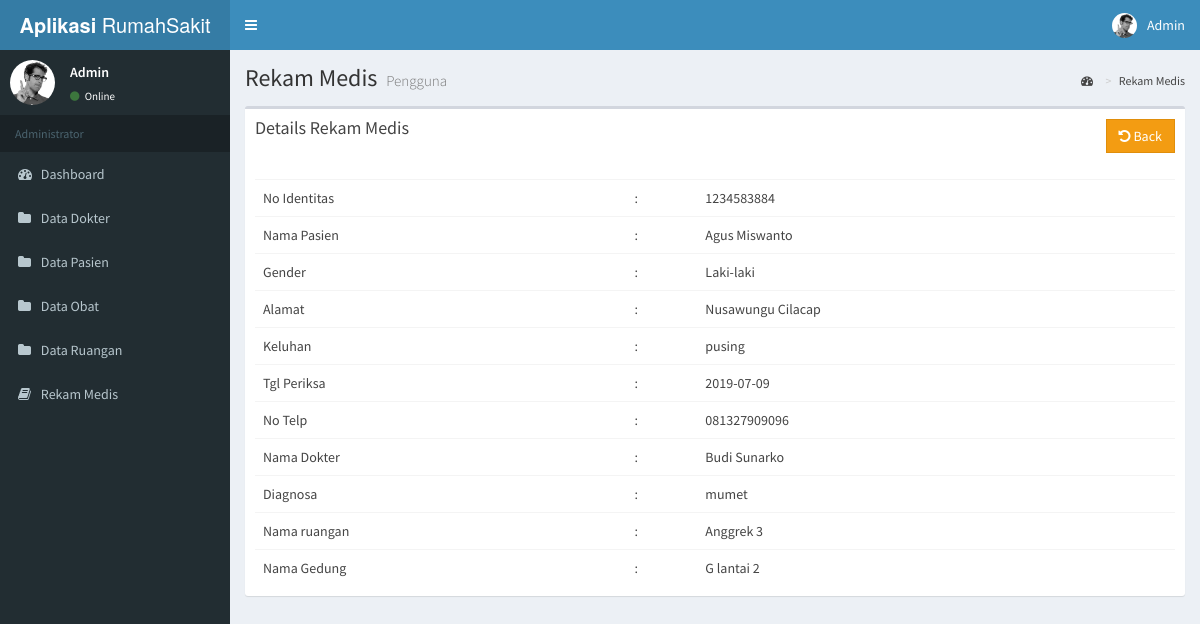
Page /rekammedis/view/1 on the committed database.
### tables this page shows
CREATE TABLE `tb_user` (
  `user_id` int(11) NOT NULL,
  `username` varchar(40) NOT NULL,
  `password` varchar(40) NOT NULL,
  `name` varchar(100) NOT NULL,
  `address` varchar(200) DEFAULT NULL,
  `level` int(1) NOT NULL COMMENT '1:admin, 2:user'
);

CREATE TABLE `tb_rekammedis` (
  `id_rm` int(11) NOT NULL,
  `id_pasien` int(11) NOT NULL,
  `keluhan` varchar(50) NOT NULL,
  `id_dokter` int(11) NOT NULL,
  `diagnosa` varchar(50) NOT NULL,
  `id_ruangan` int(11) NOT NULL,
  `tgl_periksa` date NOT NULL
);

CREATE TABLE `tb_pasien` (
  `id_pasien` int(11) NOT NULL,
  `nomor_identitas` varchar(30) NOT NULL,
  `nama_pasien` varchar(50) NOT NULL,
  `jenis_kelamin` enum('Laki-laki','Perempuan') NOT NULL,
  `alamat` varchar(50) NOT NULL,
  `no_telp` varchar(15) NOT NULL
);

CREATE TABLE `tb_dokter` (
  `id_dokter` int(11) NOT NULL,
  `nama_dokter` varchar(50) NOT NULL,
  `spesialis` varchar(50) NOT NULL,
  `alamat` varchar(50) NOT NULL,
  `no_telp` varchar(15) NOT NULL
);

CREATE TABLE `tb_ruangan` (
  `id_ruangan` int(11) NOT NULL,
  `nama_ruangan` varchar(50) NOT NULL,
  `gedung` varchar(50) NOT NULL
);

### application/libraries/Template.php (called while the page is built)
<?php
Class Template {
    var $template_data = array();
    function set($name, $value)
    {
        $this->template_data[$name] = $value;
    }
    function load($template = '', $view = '', $view_data = array(), $return =FALSE)
    {
        $this->CI =& get_instance();
        $this->set('contents', $this->CI->load->view($view, $view_data, TRUE));
        return $this->CI->load->view($template, $this->template_data, $return);
    }
}

### application/controllers/Rekammedis.php (called while the page is built, shortened)
<?php
class Rekammedis extends CI_Controller {
	public function view($id_rm)
	{
		$data['rekammedis'] = $this->rekammedis_m->getOne($id_rm);
		$this->template->load('template', 'rekammedis/rekammedis_view',$data);
	}
}

### index.php (called while the page is built, shortened)
<?php
require_once BASEPATH.'core/CodeIgniter.php';

### application/models/Rekammedis_m.php (called while the page is built, shortened)
<?php
class Rekammedis_m extends CI_Model {
     public function getOne($id_rm){
     $this->db->join('tb_pasien','tb_pasien.id_pasien=tb_rekammedis.id_pasien');
     $this->db->join('tb_dokter','tb_dokter.id_dokter=tb_rekammedis.id_dokter');
     $this->db->join('tb_ruangan','tb_ruangan.id_ruangan=tb_rekammedis.id_ruangan');
     $this->db->where(['id_rm'=>$id_rm]);
      $query = $this->db->get('tb_rekammedis');
      return $query->row_array();
    }
}

### application/libraries/Fungsi.php (called while the page is built, shortened)
<?php
class Fungsi
{
    protected $ci;
    function __construct(){
        $this->ci =& get_instance();
    }
    function user_login(){
        $user_id = $this->ci->session->userdata('userid');
        $user_data = $this->ci->user_m->get($user_id)->row();
        return $user_data;
    }
}

### application/models/User_m.php (called while the page is built, shortened)
<?php
class User_m extends CI_Model {
    public function get($id = null){
        $this->db->from('tb_user');
        $query = $this->db->get();
        return $query;
    }
}

### application/views/rekammedis/rekammedis_view.php (the view)
<section class="content-header">
	<h1>
		Rekam Medis
		<small>Pengguna</small>
	</h1>
	<ol class="breadcrumb">
		<li><a href="#"><i class="fa fa-dashboard"></i> </a></li>
		<li><a href="#">Rekam Medis</a></li>
	</ol>
</section>
<section class="content">
	<div class="box">
		<div class="box-header">
			<h3 class="box-title">Details Rekam Medis</h3>
			<div class="pull-right">
				<a href="<?=site_url('rekammedis')?>" class="btn btn-warning btn-flat">
					<i class="fa fa-undo"></i> Back
				</a>
			</div>
      <br>
      <br>
      <br>
			<div class="box-body table-responsive no-padding">
				<table class="table table-hover">
					<tr>
						<td>No Identitas</td>
						<td>:</td>
						<td><?php echo $rekammedis['nomor_identitas'] ?></td>
					</tr>
					<tr>
						<td>Nama Pasien</td>
						<td>:</td>
						<td><?php echo $rekammedis['nama_pasien'] ?></td>
					</tr>
					<tr>
						<td>Gender</td>
						<td>:</td>
						<td><?php echo $rekammedis['jenis_kelamin'] ?></td>
					</tr>
					<tr>
						<td>Alamat</td>
						<td>:</td>
						<td><?php echo $rekammedis['alamat'] ?></td>
					</tr>
					<tr>
						<td>Keluhan</td>
						<td>:</td>
						<td><?php echo $rekammedis['keluhan'] ?></td>
					</tr>
					<tr>
						<td>Tgl Periksa</td>
						<td>:</td>
						<td><?php echo $rekammedis['tgl_periksa'] ?></td>
					</tr>
					<tr>
						<td>No Telp</td>
						<td>:</td>
						<td><?php echo $rekammedis['no_telp'] ?></td>
					</tr>
          	<tr>
						<td>Nama Dokter</td>
						<td>:</td>
						<td><?php echo $rekammedis['nama_dokter'] ?></td>
					</tr>
          	<tr>
						<td>Diagnosa</td>
						<td>:</td>
						<td><?php echo $rekammedis['diagnosa'] ?></td>
					</tr>
          	<tr>
						<td>Nama ruangan</td>
						<td>:</td>
						<td><?php echo $rekammedis['nama_ruangan'] ?></td>
					</tr>
          	<tr>
						<td>Nama Gedung</td>
						<td>:</td>
						<td><?php echo $rekammedis['gedung'] ?></td>
					</tr>
				</table>
			</div>
		</div>
	</div>
</section>

### application/views/template.php (shortened to what this page needs)
<!DOCTYPE html>
<html>
<head>
	<link rel="stylesheet" href="<?=base_url()?>assets/bower_components/bootstrap/dist/css/bootstrap.min.css">
	<link rel="stylesheet" href="<?=base_url()?>assets/bower_components/font-awesome/css/font-awesome.min.css">
	<link rel="stylesheet" href="<?=base_url()?>assets/bower_components/Ionicons/css/ionicons.min.css">
	<link rel="stylesheet" href="<?=base_url()?>assets/dist/css/AdminLTE.min.css">
	<link rel="stylesheet" href="<?=base_url()?>assets/dist/css/skins/_all-skins.min.css">
</head>
<body class="hold-transition skin-blue sidebar-mini">
	<div class="wrapper">
		<header class="main-header">
			<a href="<?=base_url()?>assets/index2.html" class="logo">
				<span class="logo-lg"><b>Aplikasi</b> RumahSakit</span>
			</a>
			<nav class="navbar navbar-static-top">
				<a href="#" class="sidebar-toggle" data-toggle="push-menu" role="button">
				</a>
				<div class="navbar-custom-menu">
					<ul class="nav navbar-nav">
						<li class="dropdown user user-menu">
							<a href="#" class="dropdown-toggle" data-toggle="dropdown">
								<img src="<?=base_url()?>assets/dist/img/user2-160x160.jpg" class="user-image" alt="User Image">
								<span class="hidden-xs"><?=ucfirst($this->fungsi->user_login()->username)?></span>
							</a>
						</li>
					</ul>
				</div>
			</nav>
		</header>
		<aside class="main-sidebar">
			<section class="sidebar">
				<div class="user-panel">
					<div class="pull-left image">
						<img src="<?=base_url()?>assets/dist/img/user2-160x160.jpg" class="img-circle" alt="User Image">
					</div>
					<div class="pull-left info">
						<p><?=ucfirst($this->fungsi->user_login()->username)?></p>
						<a href="#"><i class="fa fa-circle text-success"></i> Online</a>
					</div>
				</div>
				<ul class="sidebar-menu" data-widget="tree">
					<li class="header">Administrator</li>
					<li>
						<a href="<?=site_url('dashboard')?>">
							<i class="fa fa-dashboard"></i> <span>Dashboard</span>
						</a>
					</li>
					<li>
						<a href="<?=site_url('dokter')?>">
							<i class="fa fa-folder"></i> <span>Data Dokter</span>
						</a>
					</li>
          	<li>
						<a href="<?=site_url('pasien')?>">
							<i class="fa fa-folder"></i> <span>Data Pasien</span>
						</a>
					</li>
          	<li>
						<a href="<?=site_url('obat')?>">
							<i class="fa fa-folder"></i> <span>Data Obat</span>
						</a>
					</li>
          	<li>
						<a href="<?=site_url('ruangan')?>">
							<i class="fa fa-folder"></i> <span>Data Ruangan</span>
						</a>
					</li>
          	<li>
						<a href="<?=site_url('rekammedis')?>">
							<i class="fa fa-book"></i> <span>Rekam Medis</span>
						</a>
					</li>
				</ul>
			</section>
		</aside>
		<div class="content-wrapper">
			<?php echo $contents ?>
		</div>
	</div>
</body>
</html>

### rows in the picture
tb_user: username "Admin"
tb_rekammedis: id_pasien.nomor_identitas "1234583884", id_pasien.nama_pasien "Agus Miswanto", id_pasien.jenis_kelamin "Laki-laki", id_dokter.alamat "Nusawungu Cilacap", keluhan "pusing", tgl_periksa "2019-07-09", id_dokter.no_telp "081327909096", id_dokter.nama_dokter "Budi Sunarko", diagnosa "mumet", id_ruangan.nama_ruangan "Anggrek 3", id_ruangan.gedung "G lantai 2"
